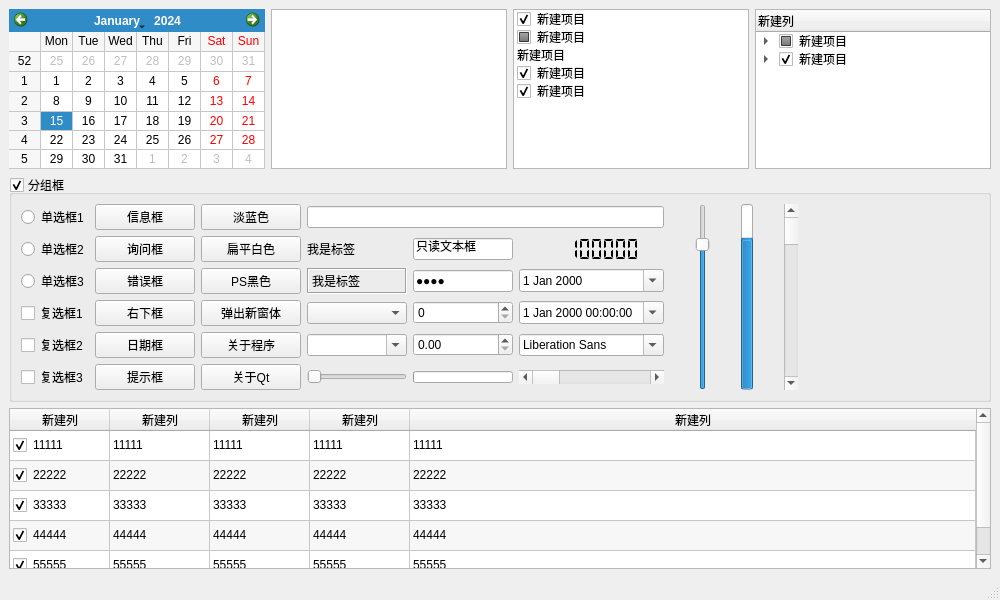
<?xml version="1.0" encoding="UTF-8"?>
<ui version="4.0">
 <class>MainWindow</class>
 <widget class="QMainWindow" name="MainWindow">
  <property name="geometry">
   <rect>
    <x>0</x>
    <y>0</y>
    <width>1000</width>
    <height>600</height>
   </rect>
  </property>
  <property name="windowTitle">
   <string>MainWindow</string>
  </property>
  <property name="styleSheet">
   <string notr="true"/>
  </property>
  <widget class="QWidget" name="centralwidget">
   <layout class="QVBoxLayout" name="verticalLayout">
    <item>
     <layout class="QHBoxLayout" name="horizontalLayout">
      <item>
       <widget class="QCalendarWidget" name="calendarWidget2">
        <property name="gridVisible">
         <bool>true</bool>
        </property>
       </widget>
      </item>
      <item>
       <widget class="QTextEdit" name="textEdit">
        <property name="html">
         <string>&lt;!DOCTYPE HTML PUBLIC &quot;-//W3C//DTD HTML 4.0//EN&quot; &quot;http://www.w3.org/TR/REC-html40/strict.dtd&quot;&gt;
&lt;html&gt;&lt;head&gt;&lt;meta name=&quot;qrichtext&quot; content=&quot;1&quot; /&gt;&lt;meta charset=&quot;utf-8&quot; /&gt;&lt;style type=&quot;text/css&quot;&gt;
p, li { white-space: pre-wrap; }
&lt;/style&gt;&lt;/head&gt;&lt;body style=&quot; font-family:'Sans Serif'; font-size:9pt; font-weight:400; font-style:normal;&quot;&gt;
&lt;p style=&quot;-qt-paragraph-type:empty; margin-top:0px; margin-bottom:0px; margin-left:0px; margin-right:0px; -qt-block-indent:0; text-indent:0px; font-family:'SimSun'; font-size:9.07563pt;&quot;&gt;&lt;br /&gt;&lt;/p&gt;&lt;/body&gt;&lt;/html&gt;</string>
        </property>
       </widget>
      </item>
      <item>
       <widget class="QListWidget" name="listWidget">
        <item>
         <property name="text">
          <string>新建项目</string>
         </property>
         <property name="checkState">
          <enum>Checked</enum>
         </property>
        </item>
        <item>
         <property name="text">
          <string>新建项目</string>
         </property>
         <property name="checkState">
          <enum>PartiallyChecked</enum>
         </property>
        </item>
        <item>
         <property name="text">
          <string>新建项目</string>
         </property>
         <property name="checkState">
          <enum>Unchecked</enum>
         </property>
        </item>
        <item>
         <property name="text">
          <string>新建项目</string>
         </property>
         <property name="checkState">
          <enum>Checked</enum>
         </property>
        </item>
        <item>
         <property name="text">
          <string>新建项目</string>
         </property>
         <property name="checkState">
          <enum>Checked</enum>
         </property>
        </item>
       </widget>
      </item>
      <item>
       <widget class="QTreeWidget" name="treeWidget">
        <column>
         <property name="text">
          <string>新建列</string>
         </property>
        </column>
        <item>
         <property name="text">
          <string>新建项目</string>
         </property>
         <property name="checkState">
          <enum>PartiallyChecked</enum>
         </property>
         <item>
          <property name="text">
           <string>新建子项目</string>
          </property>
          <property name="checkState">
           <enum>Unchecked</enum>
          </property>
         </item>
         <item>
          <property name="text">
           <string>新建子项目</string>
          </property>
          <property name="checkState">
           <enum>Checked</enum>
          </property>
         </item>
         <item>
          <property name="text">
           <string>新建子项目</string>
          </property>
          <property name="checkState">
           <enum>Checked</enum>
          </property>
         </item>
        </item>
        <item>
         <property name="text">
          <string>新建项目</string>
         </property>
         <property name="checkState">
          <enum>Checked</enum>
         </property>
         <item>
          <property name="text">
           <string>新建子项目</string>
          </property>
          <property name="checkState">
           <enum>Checked</enum>
          </property>
          <item>
           <property name="text">
            <string>新建子项目</string>
           </property>
           <property name="checkState">
            <enum>Checked</enum>
           </property>
          </item>
         </item>
        </item>
       </widget>
      </item>
     </layout>
    </item>
    <item>
     <widget class="QGroupBox" name="groupBox">
      <property name="styleSheet">
       <string notr="true"/>
      </property>
      <property name="title">
       <string>分组框</string>
      </property>
      <property name="checkable">
       <bool>true</bool>
      </property>
      <layout class="QGridLayout" name="gridLayout_3">
       <item row="0" column="1">
        <widget class="QWidget" name="widgetControl" native="true">
         <property name="sizePolicy">
          <sizepolicy hsizetype="Expanding" vsizetype="Preferred">
           <horstretch>0</horstretch>
           <verstretch>0</verstretch>
          </sizepolicy>
         </property>
         <layout class="QGridLayout" name="gridLayout">
          <property name="leftMargin">
           <number>0</number>
          </property>
          <property name="topMargin">
           <number>0</number>
          </property>
          <property name="rightMargin">
           <number>0</number>
          </property>
          <property name="bottomMargin">
           <number>0</number>
          </property>
          <item row="0" column="1" rowspan="2">
           <widget class="QSlider" name="verticalSlider">
            <property name="value">
             <number>80</number>
            </property>
            <property name="orientation">
             <enum>Qt::Vertical</enum>
            </property>
           </widget>
          </item>
          <item row="0" column="3" rowspan="2">
           <widget class="QScrollBar" name="verticalScrollBar">
            <property name="orientation">
             <enum>Qt::Vertical</enum>
            </property>
           </widget>
          </item>
          <item row="0" column="2" rowspan="2">
           <widget class="QProgressBar" name="progressBar2">
            <property name="maximumSize">
             <size>
              <width>12</width>
              <height>16777215</height>
             </size>
            </property>
            <property name="value">
             <number>80</number>
            </property>
            <property name="textVisible">
             <bool>false</bool>
            </property>
            <property name="orientation">
             <enum>Qt::Vertical</enum>
            </property>
           </widget>
          </item>
         </layout>
        </widget>
       </item>
       <item row="0" column="2">
        <spacer name="horizontalSpacer">
         <property name="orientation">
          <enum>Qt::Horizontal</enum>
         </property>
         <property name="sizeHint" stdset="0">
          <size>
           <width>40</width>
           <height>20</height>
          </size>
         </property>
        </spacer>
       </item>
       <item row="0" column="0">
        <layout class="QGridLayout" name="gridLayout_2">
         <item row="4" column="4">
          <widget class="QDoubleSpinBox" name="doubleSpinBox">
           <property name="minimumSize">
            <size>
             <width>100</width>
             <height>0</height>
            </size>
           </property>
          </widget>
         </item>
         <item row="3" column="1">
          <widget class="QPushButton" name="btnTip">
           <property name="text">
            <string>右下框</string>
           </property>
          </widget>
         </item>
         <item row="1" column="0">
          <widget class="QRadioButton" name="rbtn2">
           <property name="text">
            <string>单选框2</string>
           </property>
          </widget>
         </item>
         <item row="2" column="2">
          <widget class="QPushButton" name="btnStyle3">
           <property name="text">
            <string>PS黑色</string>
           </property>
          </widget>
         </item>
         <item row="0" column="3" colspan="3">
          <widget class="QLineEdit" name="txt1">
           <property name="text">
            <string/>
           </property>
          </widget>
         </item>
         <item row="3" column="3">
          <widget class="QComboBox" name="cbox1"/>
         </item>
         <item row="0" column="1">
          <widget class="QPushButton" name="btnInfo">
           <property name="minimumSize">
            <size>
             <width>100</width>
             <height>0</height>
            </size>
           </property>
           <property name="text">
            <string>信息框</string>
           </property>
          </widget>
         </item>
         <item row="1" column="4">
          <widget class="QLineEdit" name="txt2">
           <property name="sizePolicy">
            <sizepolicy hsizetype="Ignored" vsizetype="Fixed">
             <horstretch>0</horstretch>
             <verstretch>0</verstretch>
            </sizepolicy>
           </property>
           <property name="text">
            <string>只读文本框</string>
           </property>
           <property name="readOnly">
            <bool>true</bool>
           </property>
          </widget>
         </item>
         <item row="3" column="5">
          <widget class="QDateTimeEdit" name="dateTimeEdit">
           <property name="calendarPopup">
            <bool>true</bool>
           </property>
          </widget>
         </item>
         <item row="2" column="4">
          <widget class="QLineEdit" name="txt3">
           <property name="sizePolicy">
            <sizepolicy hsizetype="Ignored" vsizetype="Fixed">
             <horstretch>0</horstretch>
             <verstretch>0</verstretch>
            </sizepolicy>
           </property>
           <property name="text">
            <string>1234</string>
           </property>
           <property name="echoMode">
            <enum>QLineEdit::Password</enum>
           </property>
          </widget>
         </item>
         <item row="4" column="1">
          <widget class="QPushButton" name="btnDate">
           <property name="text">
            <string>日期框</string>
           </property>
          </widget>
         </item>
         <item row="2" column="5">
          <widget class="QDateEdit" name="dateEdit">
           <property name="calendarPopup">
            <bool>true</bool>
           </property>
          </widget>
         </item>
         <item row="4" column="5">
          <widget class="QFontComboBox" name="fontComboBox">
           <property name="sizePolicy">
            <sizepolicy hsizetype="Ignored" vsizetype="Fixed">
             <horstretch>0</horstretch>
             <verstretch>0</verstretch>
            </sizepolicy>
           </property>
          </widget>
         </item>
         <item row="1" column="1">
          <widget class="QPushButton" name="btnQuestion">
           <property name="text">
            <string>询问框</string>
           </property>
          </widget>
         </item>
         <item row="1" column="5">
          <widget class="QLCDNumber" name="lcdNumber">
           <property name="frameShape">
            <enum>QFrame::NoFrame</enum>
           </property>
           <property name="digitCount">
            <number>8</number>
           </property>
           <property name="segmentStyle">
            <enum>QLCDNumber::Flat</enum>
           </property>
           <property name="value" stdset="0">
            <double>12345678.000000000000000</double>
           </property>
           <property name="intValue" stdset="0">
            <number>12345678</number>
           </property>
          </widget>
         </item>
         <item row="0" column="2">
          <widget class="QPushButton" name="btnStyle1">
           <property name="minimumSize">
            <size>
             <width>100</width>
             <height>0</height>
            </size>
           </property>
           <property name="text">
            <string>淡蓝色</string>
           </property>
          </widget>
         </item>
         <item row="2" column="1">
          <widget class="QPushButton" name="btnError">
           <property name="text">
            <string>错误框</string>
           </property>
          </widget>
         </item>
         <item row="3" column="4">
          <widget class="QSpinBox" name="spinBox"/>
         </item>
         <item row="1" column="3">
          <widget class="QLabel" name="lab">
           <property name="text">
            <string>我是标签</string>
           </property>
          </widget>
         </item>
         <item row="4" column="3">
          <widget class="QComboBox" name="cbox2">
           <property name="sizePolicy">
            <sizepolicy hsizetype="Preferred" vsizetype="Fixed">
             <horstretch>0</horstretch>
             <verstretch>0</verstretch>
            </sizepolicy>
           </property>
           <property name="minimumSize">
            <size>
             <width>100</width>
             <height>0</height>
            </size>
           </property>
           <property name="editable">
            <bool>true</bool>
           </property>
          </widget>
         </item>
         <item row="2" column="3">
          <widget class="QLabel" name="label">
           <property name="frameShape">
            <enum>QFrame::Box</enum>
           </property>
           <property name="frameShadow">
            <enum>QFrame::Sunken</enum>
           </property>
           <property name="text">
            <string>我是标签</string>
           </property>
          </widget>
         </item>
         <item row="3" column="2">
          <widget class="QPushButton" name="btnWidget">
           <property name="text">
            <string>弹出新窗体</string>
           </property>
          </widget>
         </item>
         <item row="0" column="0">
          <widget class="QRadioButton" name="rbtn1">
           <property name="text">
            <string>单选框1</string>
           </property>
          </widget>
         </item>
         <item row="1" column="2">
          <widget class="QPushButton" name="btnStyle2">
           <property name="text">
            <string>扁平白色</string>
           </property>
          </widget>
         </item>
         <item row="5" column="1">
          <widget class="QPushButton" name="btnSplash">
           <property name="text">
            <string>提示框</string>
           </property>
          </widget>
         </item>
         <item row="5" column="0">
          <widget class="QCheckBox" name="ck3">
           <property name="text">
            <string>复选框3</string>
           </property>
          </widget>
         </item>
         <item row="4" column="0">
          <widget class="QCheckBox" name="ck2">
           <property name="text">
            <string>复选框2</string>
           </property>
           <property name="checked">
            <bool>false</bool>
           </property>
          </widget>
         </item>
         <item row="3" column="0">
          <widget class="QCheckBox" name="ck1">
           <property name="text">
            <string>复选框1</string>
           </property>
          </widget>
         </item>
         <item row="2" column="0">
          <widget class="QRadioButton" name="radioButton">
           <property name="text">
            <string>单选框3</string>
           </property>
          </widget>
         </item>
         <item row="5" column="2">
          <widget class="QPushButton" name="btnAboutQt">
           <property name="text">
            <string>关于Qt</string>
           </property>
          </widget>
         </item>
         <item row="4" column="2">
          <widget class="QPushButton" name="btnAbout">
           <property name="text">
            <string>关于程序</string>
           </property>
          </widget>
         </item>
         <item row="5" column="3">
          <widget class="QSlider" name="horizontalSlider">
           <property name="maximum">
            <number>100</number>
           </property>
           <property name="orientation">
            <enum>Qt::Horizontal</enum>
           </property>
          </widget>
         </item>
         <item row="5" column="4">
          <widget class="QProgressBar" name="progressBar1">
           <property name="maximumSize">
            <size>
             <width>16777215</width>
             <height>12</height>
            </size>
           </property>
          </widget>
         </item>
         <item row="5" column="5">
          <widget class="QScrollBar" name="horizontalScrollBar">
           <property name="orientation">
            <enum>Qt::Horizontal</enum>
           </property>
          </widget>
         </item>
        </layout>
       </item>
      </layout>
     </widget>
    </item>
    <item>
     <widget class="QTableWidget" name="tableWidget">
      <property name="alternatingRowColors">
       <bool>true</bool>
      </property>
      <attribute name="horizontalHeaderMinimumSectionSize">
       <number>20</number>
      </attribute>
      <attribute name="horizontalHeaderHighlightSections">
       <bool>false</bool>
      </attribute>
      <attribute name="horizontalHeaderStretchLastSection">
       <bool>true</bool>
      </attribute>
      <attribute name="verticalHeaderVisible">
       <bool>false</bool>
      </attribute>
      <attribute name="verticalHeaderHighlightSections">
       <bool>false</bool>
      </attribute>
      <attribute name="verticalHeaderStretchLastSection">
       <bool>true</bool>
      </attribute>
      <row>
       <property name="text">
        <string>1</string>
       </property>
      </row>
      <row>
       <property name="text">
        <string>2</string>
       </property>
      </row>
      <row>
       <property name="text">
        <string>3</string>
       </property>
      </row>
      <row>
       <property name="text">
        <string>4</string>
       </property>
      </row>
      <row>
       <property name="text">
        <string>5</string>
       </property>
      </row>
      <column>
       <property name="text">
        <string>新建列</string>
       </property>
      </column>
      <column>
       <property name="text">
        <string>新建列</string>
       </property>
      </column>
      <column>
       <property name="text">
        <string>新建列</string>
       </property>
      </column>
      <column>
       <property name="text">
        <string>新建列</string>
       </property>
      </column>
      <column>
       <property name="text">
        <string>新建列</string>
       </property>
      </column>
      <item row="0" column="0">
       <property name="text">
        <string>11111</string>
       </property>
       <property name="checkState">
        <enum>Checked</enum>
       </property>
      </item>
      <item row="0" column="1">
       <property name="text">
        <string>11111</string>
       </property>
      </item>
      <item row="0" column="2">
       <property name="text">
        <string>11111</string>
       </property>
      </item>
      <item row="0" column="3">
       <property name="text">
        <string>11111</string>
       </property>
      </item>
      <item row="0" column="4">
       <property name="text">
        <string>11111</string>
       </property>
      </item>
      <item row="1" column="0">
       <property name="text">
        <string>22222</string>
       </property>
       <property name="checkState">
        <enum>Checked</enum>
       </property>
      </item>
      <item row="1" column="1">
       <property name="text">
        <string>22222</string>
       </property>
      </item>
      <item row="1" column="2">
       <property name="text">
        <string>22222</string>
       </property>
      </item>
      <item row="1" column="3">
       <property name="text">
        <string>22222</string>
       </property>
      </item>
      <item row="1" column="4">
       <property name="text">
        <string>22222</string>
       </property>
      </item>
      <item row="2" column="0">
       <property name="text">
        <string>33333</string>
       </property>
       <property name="checkState">
        <enum>Checked</enum>
       </property>
      </item>
      <item row="2" column="1">
       <property name="text">
        <string>33333</string>
       </property>
      </item>
      <item row="2" column="2">
       <property name="text">
        <string>33333</string>
       </property>
      </item>
      <item row="2" column="3">
       <property name="text">
        <string>33333</string>
       </property>
      </item>
      <item row="2" column="4">
       <property name="text">
        <string>33333</string>
       </property>
      </item>
      <item row="3" column="0">
       <property name="text">
        <string>44444</string>
       </property>
       <property name="checkState">
        <enum>Checked</enum>
       </property>
      </item>
      <item row="3" column="1">
       <property name="text">
        <string>44444</string>
       </property>
      </item>
      <item row="3" column="2">
       <property name="text">
        <string>44444</string>
       </property>
      </item>
      <item row="3" column="3">
       <property name="text">
        <string>44444</string>
       </property>
      </item>
      <item row="3" column="4">
       <property name="text">
        <string>44444</string>
       </property>
      </item>
      <item row="4" column="0">
       <property name="text">
        <string>55555</string>
       </property>
       <property name="checkState">
        <enum>Checked</enum>
       </property>
      </item>
      <item row="4" column="1">
       <property name="text">
        <string>55555</string>
       </property>
      </item>
      <item row="4" column="2">
       <property name="text">
        <string>55555</string>
       </property>
      </item>
      <item row="4" column="3">
       <property name="text">
        <string>55555</string>
       </property>
      </item>
      <item row="4" column="4">
       <property name="text">
        <string>55555</string>
       </property>
      </item>
     </widget>
    </item>
   </layout>
  </widget>
  <widget class="QMenuBar" name="menubar">
   <property name="geometry">
    <rect>
     <x>0</x>
     <y>0</y>
     <width>1000</width>
     <height>23</height>
    </rect>
   </property>
  </widget>
  <widget class="QStatusBar" name="statusbar"/>
 </widget>
 <resources/>
 <connections/>
</ui>
